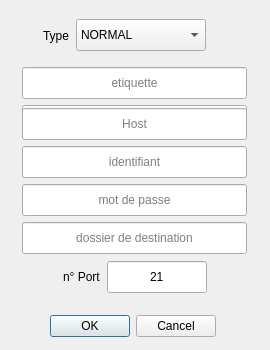
<?xml version="1.0" encoding="UTF-8"?>
<ui version="4.0">
 <class>TargetFormDialog</class>
 <widget class="QDialog" name="TargetFormDialog">
  <property name="geometry">
   <rect>
    <x>0</x>
    <y>0</y>
    <width>270</width>
    <height>350</height>
   </rect>
  </property>
  <property name="minimumSize">
   <size>
    <width>270</width>
    <height>350</height>
   </size>
  </property>
  <property name="maximumSize">
   <size>
    <width>270</width>
    <height>350</height>
   </size>
  </property>
  <property name="windowTitle">
   <string>Gestion de destinantion</string>
  </property>
  <widget class="QDialogButtonBox" name="buttonBox">
   <property name="geometry">
    <rect>
     <x>20</x>
     <y>310</y>
     <width>225</width>
     <height>32</height>
    </rect>
   </property>
   <property name="minimumSize">
    <size>
     <width>225</width>
     <height>32</height>
    </size>
   </property>
   <property name="maximumSize">
    <size>
     <width>225</width>
     <height>16777215</height>
    </size>
   </property>
   <property name="orientation">
    <enum>Qt::Horizontal</enum>
   </property>
   <property name="standardButtons">
    <set>QDialogButtonBox::Cancel|QDialogButtonBox::Ok</set>
   </property>
   <property name="centerButtons">
    <bool>true</bool>
   </property>
  </widget>
  <widget class="QLineEdit" name="passInput">
   <property name="geometry">
    <rect>
     <x>22</x>
     <y>184</y>
     <width>225</width>
     <height>32</height>
    </rect>
   </property>
   <property name="minimumSize">
    <size>
     <width>225</width>
     <height>32</height>
    </size>
   </property>
   <property name="maximumSize">
    <size>
     <width>200</width>
     <height>16777215</height>
    </size>
   </property>
   <property name="text">
    <string/>
   </property>
   <property name="alignment">
    <set>Qt::AlignCenter</set>
   </property>
   <property name="placeholderText">
    <string>mot de passe</string>
   </property>
  </widget>
  <widget class="QLineEdit" name="hostInput">
   <property name="geometry">
    <rect>
     <x>22</x>
     <y>108</y>
     <width>225</width>
     <height>32</height>
    </rect>
   </property>
   <property name="minimumSize">
    <size>
     <width>225</width>
     <height>32</height>
    </size>
   </property>
   <property name="maximumSize">
    <size>
     <width>200</width>
     <height>16777215</height>
    </size>
   </property>
   <property name="text">
    <string/>
   </property>
   <property name="alignment">
    <set>Qt::AlignCenter</set>
   </property>
   <property name="placeholderText">
    <string>Host</string>
   </property>
  </widget>
  <widget class="QLineEdit" name="usernameInput">
   <property name="geometry">
    <rect>
     <x>22</x>
     <y>146</y>
     <width>225</width>
     <height>32</height>
    </rect>
   </property>
   <property name="minimumSize">
    <size>
     <width>225</width>
     <height>32</height>
    </size>
   </property>
   <property name="maximumSize">
    <size>
     <width>200</width>
     <height>16777215</height>
    </size>
   </property>
   <property name="text">
    <string/>
   </property>
   <property name="alignment">
    <set>Qt::AlignCenter</set>
   </property>
   <property name="placeholderText">
    <string>identifiant</string>
   </property>
  </widget>
  <widget class="QLineEdit" name="pathInput">
   <property name="geometry">
    <rect>
     <x>22</x>
     <y>222</y>
     <width>225</width>
     <height>32</height>
    </rect>
   </property>
   <property name="minimumSize">
    <size>
     <width>225</width>
     <height>32</height>
    </size>
   </property>
   <property name="maximumSize">
    <size>
     <width>200</width>
     <height>16777215</height>
    </size>
   </property>
   <property name="text">
    <string/>
   </property>
   <property name="alignment">
    <set>Qt::AlignCenter</set>
   </property>
   <property name="placeholderText">
    <string>dossier de destination</string>
   </property>
  </widget>
  <widget class="QWidget" name="layoutWidget">
   <property name="geometry">
    <rect>
     <x>22</x>
     <y>260</y>
     <width>225</width>
     <height>34</height>
    </rect>
   </property>
   <layout class="QHBoxLayout" name="portLayout">
    <item>
     <spacer name="horizontalSpacer_3">
      <property name="orientation">
       <enum>Qt::Horizontal</enum>
      </property>
      <property name="sizeHint" stdset="0">
       <size>
        <width>40</width>
        <height>20</height>
       </size>
      </property>
     </spacer>
    </item>
    <item>
     <widget class="QLabel" name="portLabel">
      <property name="text">
       <string>n° Port</string>
      </property>
     </widget>
    </item>
    <item>
     <widget class="QLineEdit" name="portInput">
      <property name="minimumSize">
       <size>
        <width>100</width>
        <height>32</height>
       </size>
      </property>
      <property name="maximumSize">
       <size>
        <width>100</width>
        <height>16777215</height>
       </size>
      </property>
      <property name="text">
       <string>21</string>
      </property>
      <property name="alignment">
       <set>Qt::AlignCenter</set>
      </property>
      <property name="placeholderText">
       <string>dossier de destination</string>
      </property>
     </widget>
    </item>
    <item>
     <spacer name="horizontalSpacer_2">
      <property name="orientation">
       <enum>Qt::Horizontal</enum>
      </property>
      <property name="sizeHint" stdset="0">
       <size>
        <width>40</width>
        <height>20</height>
       </size>
      </property>
     </spacer>
    </item>
   </layout>
  </widget>
  <widget class="QWidget" name="layoutWidget">
   <property name="geometry">
    <rect>
     <x>30</x>
     <y>10</y>
     <width>221</width>
     <height>51</height>
    </rect>
   </property>
   <layout class="QHBoxLayout" name="typeLayout">
    <item>
     <spacer name="horizontalSpacer_4">
      <property name="orientation">
       <enum>Qt::Horizontal</enum>
      </property>
      <property name="sizeHint" stdset="0">
       <size>
        <width>40</width>
        <height>20</height>
       </size>
      </property>
     </spacer>
    </item>
    <item>
     <widget class="QLabel" name="label">
      <property name="text">
       <string>Type</string>
      </property>
     </widget>
    </item>
    <item>
     <spacer name="horizontalSpacer">
      <property name="orientation">
       <enum>Qt::Horizontal</enum>
      </property>
      <property name="sizeHint" stdset="0">
       <size>
        <width>20</width>
        <height>20</height>
       </size>
      </property>
     </spacer>
    </item>
    <item>
     <widget class="QComboBox" name="typeChoice">
      <property name="minimumSize">
       <size>
        <width>130</width>
        <height>32</height>
       </size>
      </property>
      <property name="styleSheet">
       <string notr="true">text-align:center</string>
      </property>
      <item>
       <property name="text">
        <string>NORMAL</string>
       </property>
      </item>
      <item>
       <property name="text">
        <string>FTP</string>
       </property>
      </item>
     </widget>
    </item>
    <item>
     <spacer name="horizontalSpacer_5">
      <property name="orientation">
       <enum>Qt::Horizontal</enum>
      </property>
      <property name="sizeHint" stdset="0">
       <size>
        <width>40</width>
        <height>20</height>
       </size>
      </property>
     </spacer>
    </item>
    <item>
     <widget class="QLabel" name="helpIcon">
      <property name="minimumSize">
       <size>
        <width>25</width>
        <height>25</height>
       </size>
      </property>
      <property name="maximumSize">
       <size>
        <width>20</width>
        <height>20</height>
       </size>
      </property>
      <property name="toolTip">
       <string/>
      </property>
      <property name="text">
       <string/>
      </property>
      <property name="pixmap">
       <pixmap resource="../../../res/res.qrc">:/images/info.png</pixmap>
      </property>
      <property name="scaledContents">
       <bool>true</bool>
      </property>
     </widget>
    </item>
   </layout>
  </widget>
  <widget class="QLineEdit" name="tagInput">
   <property name="geometry">
    <rect>
     <x>22</x>
     <y>67</y>
     <width>225</width>
     <height>32</height>
    </rect>
   </property>
   <property name="minimumSize">
    <size>
     <width>225</width>
     <height>32</height>
    </size>
   </property>
   <property name="maximumSize">
    <size>
     <width>200</width>
     <height>16777215</height>
    </size>
   </property>
   <property name="text">
    <string/>
   </property>
   <property name="alignment">
    <set>Qt::AlignCenter</set>
   </property>
   <property name="placeholderText">
    <string>etiquette</string>
   </property>
  </widget>
  <widget class="QPushButton" name="dirChoice">
   <property name="geometry">
    <rect>
     <x>22</x>
     <y>105</y>
     <width>225</width>
     <height>32</height>
    </rect>
   </property>
   <property name="minimumSize">
    <size>
     <width>225</width>
     <height>32</height>
    </size>
   </property>
   <property name="maximumSize">
    <size>
     <width>225</width>
     <height>16777215</height>
    </size>
   </property>
   <property name="text">
    <string>chemin</string>
   </property>
   <property name="iconSize">
    <size>
     <width>22</width>
     <height>22</height>
    </size>
   </property>
  </widget>
  <zorder>layoutWidget</zorder>
  <zorder>layoutWidget</zorder>
  <zorder>tagInput</zorder>
  <zorder>dirChoice</zorder>
  <zorder>passInput</zorder>
  <zorder>hostInput</zorder>
  <zorder>usernameInput</zorder>
  <zorder>pathInput</zorder>
  <zorder>buttonBox</zorder>
 </widget>
 <tabstops>
  <tabstop>typeChoice</tabstop>
  <tabstop>tagInput</tabstop>
  <tabstop>dirChoice</tabstop>
  <tabstop>hostInput</tabstop>
  <tabstop>usernameInput</tabstop>
  <tabstop>passInput</tabstop>
  <tabstop>pathInput</tabstop>
 </tabstops>
 <resources>
  <include location="../../../res/res.qrc"/>
 </resources>
 <connections/>
</ui>
